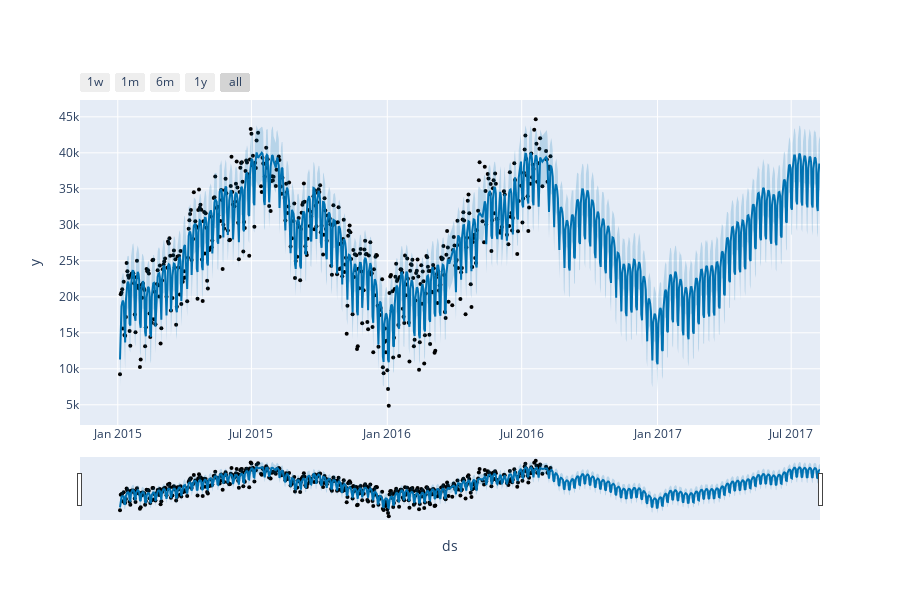

Here is the notebook cell this chart was saved with:
### Code cell
fig = plot_plotly(modelo_sem_outliers, previsao)
fig.show()

### Figure 1 — Plotly figure (JSON) as saved in the notebook; plotly's stock layout.template omitted (floating-point values rounded to 4 significant figures; data arrays with more than 128 entries replaced by an {"elided": "..."} marker saying what was removed)
{"data": [{"marker": {"color": "black", "size": 4}, "mode": "markers", "name": "Actual", "type": "scatter", "x": {"elided": "505 str values"}, "y": {"elided": "505 int values"}}, {"hoverinfo": "skip", "line": {"width": 0}, "mode": "lines", "type": "scatter", "x": {"elided": "870 str values"}, "y": {"elided": "870 float values"}}, {"fill": "tonexty", "fillcolor": "rgba(0, 114, 178, 0.2)", "line": {"color": "#0072B2", "width": 2}, "mode": "lines", "name": "Predicted", "type": "scatter", "x": {"elided": "870 str values"}, "y": {"elided": "870 float values"}}, {"fill": "tonexty", "fillcolor": "rgba(0, 114, 178, 0.2)", "hoverinfo": "skip", "line": {"width": 0}, "mode": "lines", "type": "scatter", "x": {"elided": "870 str values"}, "y": {"elided": "870 float values"}}], "layout": {"height": 600, "showlegend": false, "width": 900, "xaxis": {"autorange": true, "range": ["2014-11-10 19:53:08.5714", "2017-08-09"], "rangeselector": {"buttons": [{"count": 7, "label": "1w", "step": "day", "stepmode": "backward"}, {"count": 1, "label": "1m", "step": "month", "stepmode": "backward"}, {"count": 6, "label": "6m", "step": "month", "stepmode": "backward"}, {"count": 1, "label": "1y", "step": "year", "stepmode": "backward"}, {"step": "all"}]}, "rangeslider": {"autorange": true, "range": ["2014-11-10 19:53:08.5714", "2017-08-09"], "visible": true, "yaxis": {"_template": null, "rangemode": "match"}}, "title": {"text": "ds"}, "type": "date"}, "yaxis": {"autorange": true, "range": [2197.0, 47340.0], "title": {"text": "y"}, "type": "linear"}}}
